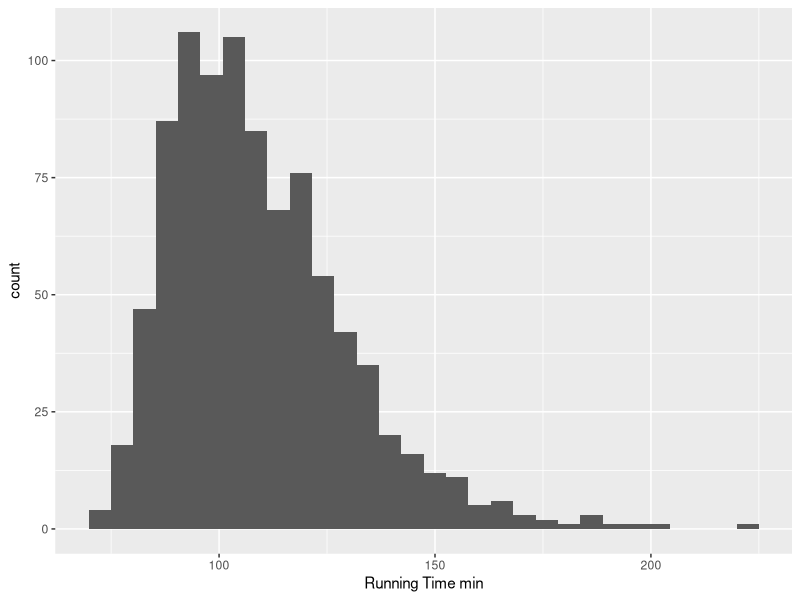
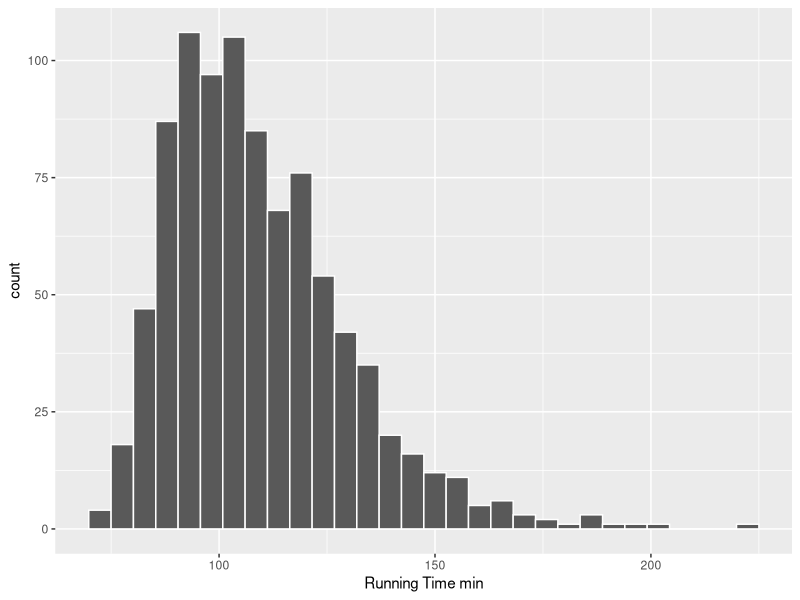
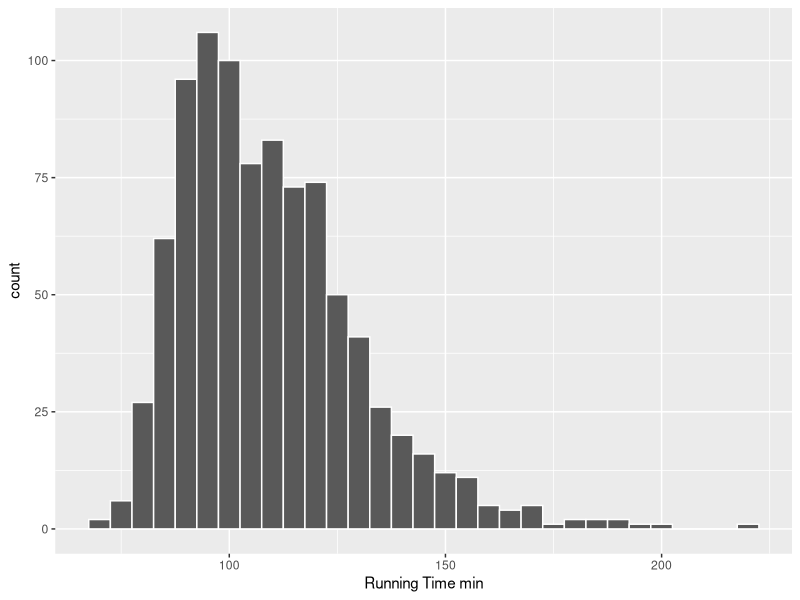
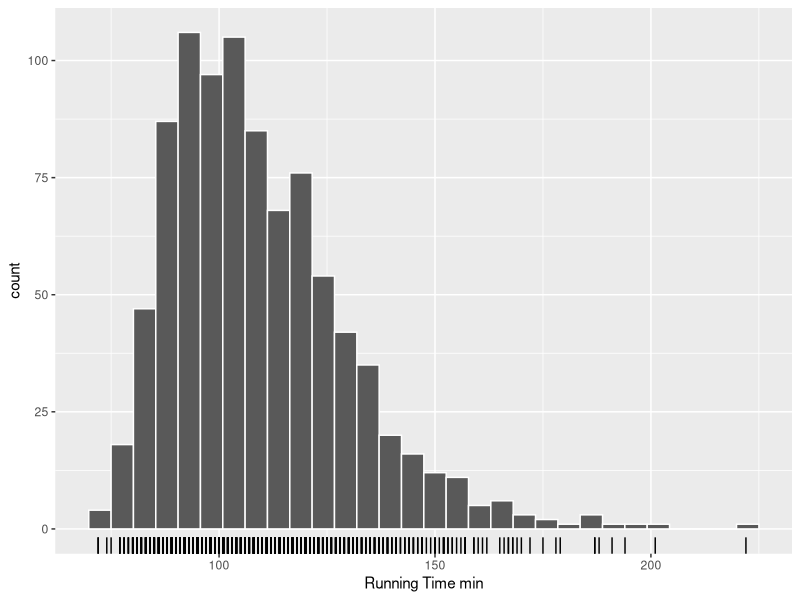
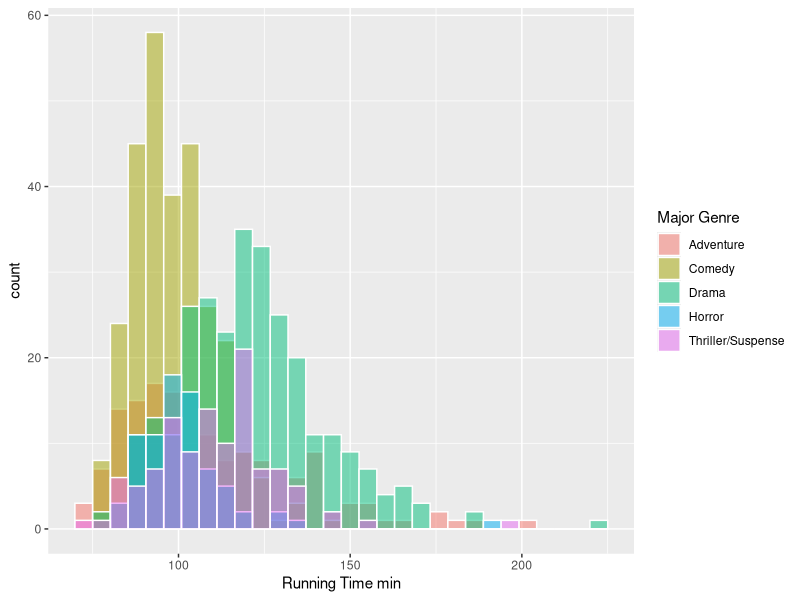
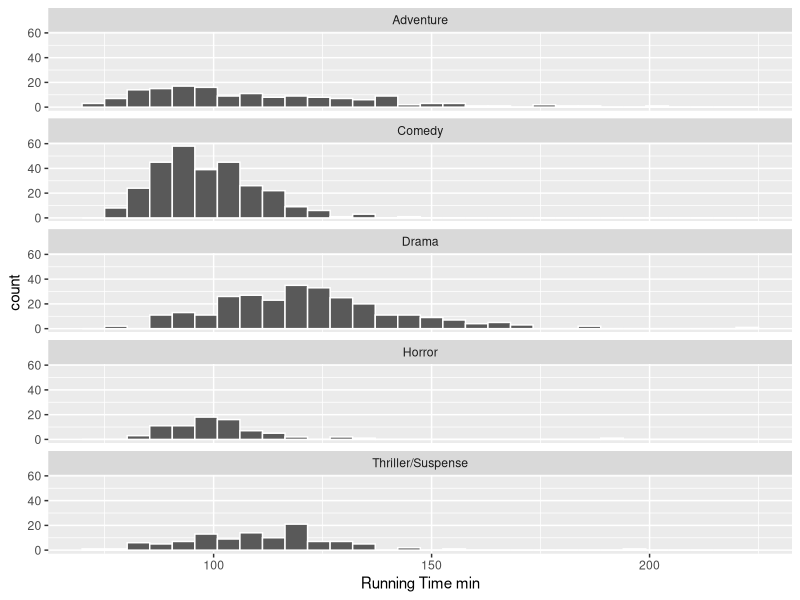

The R script that drew these images, in order:
## ---- chunk 1
#| label: runtime-histogram-gg
#| slide-show: output
#| slide-title: Binning and counting — ggplot
#| message: false
library(ggplot2)

movies <- readr::read_csv('data/movies.csv', show_col_types = FALSE)
ggplot(movies, aes(x = `Running Time min`)) +
    geom_bar(stat = 'bin')
## ---- chunk 2
#| label: runtime-histogram-color-gg
#| slide-show: both
#| slide-title: Showing bin boundaries — ggplot
#| message: false
library(ggplot2)

ggplot(movies, aes(x = `Running Time min`)) +
    geom_histogram(color = 'white')
## ---- chunk 3
#| label: runtime-histogram-bins-gg
#| slide-show: both
#| slide-title: Choosing a bin width — ggplot
#| message: false
ggplot(movies, aes(x = `Running Time min`)) +
    geom_histogram(binwidth = 5, color = 'white')
## ---- chunk 4
#| label: runtime-histogram-rug-gg
#| slide-show: both
#| slide-title: Add a rug of individual observations — ggplot
ggplot(movies, aes(x = `Running Time min`)) +
    geom_histogram(color = 'white') +
    geom_rug()
## ---- chunk 5
#| label: genre-histograms-overlaid-gg
#| slide-show: both
#| slide-title: Overlapping histograms — ggplot
ggplot(movies, aes(x = `Running Time min`, fill = `Major Genre`)) +
    geom_histogram(color = 'white', position = 'identity', alpha = 0.5)
## ---- chunk 6
#| label: genre-histograms-faceted-gg
#| slide-show: both
#| slide-title: Align distributions with facets — ggplot
#| fig-height: 6
ggplot(movies, aes(x = `Running Time min`)) +
    geom_histogram(color = 'white') +
    facet_wrap(vars(`Major Genre`), ncol = 1)
